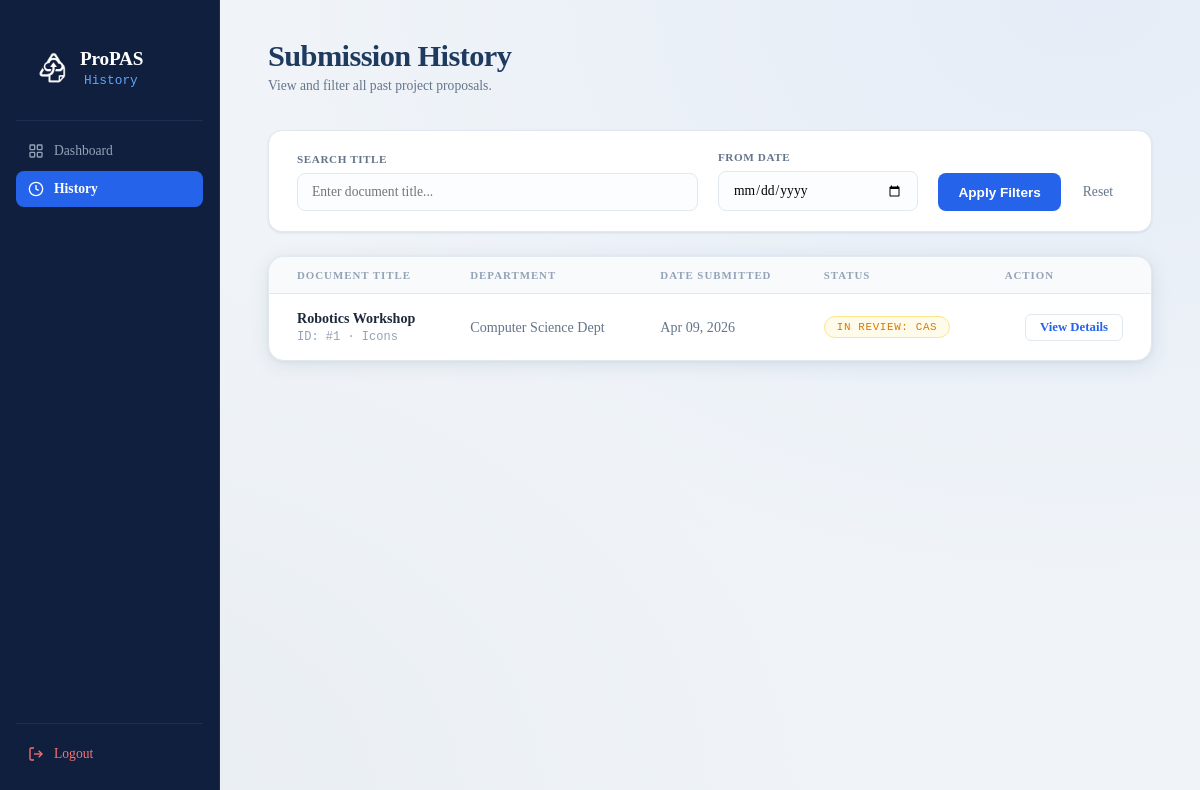
/submission-history (signed in), run on the app's committed database.
### models.py (models this page shows)
class Proposal(db.Model):
    __tablename__ = 'proposals'
    id = db.Column(db.Integer, primary_key=True)
    title = db.Column(db.String(200), nullable=False)
    status = db.Column(db.String(20), default='PENDING')
    version_number = db.Column(db.Integer, default=1)
    file_path = db.Column(db.String(300))
    proposal_data = db.Column(db.JSON)
    current_step_id = db.Column(db.Integer, db.ForeignKey('approval_steps.id'))
    creator_id = db.Column(db.Integer, db.ForeignKey('accounts.id'))
    created_at = db.Column(db.DateTime, default=datetime.utcnow)

### routes/proposal.py (the view)
@proposal_bp.route('/submission-history')
@login_required
def history():
    redirect_response = _require_org_account()
    if redirect_response:
        return redirect_response
    query = Proposal.query.filter_by(creator_id=current_user.id)
    search = request.args.get('search')
    if search:
        query = query.filter(Proposal.title.ilike(f'%{search}%'))
    date_from = request.args.get('date_from')
    if date_from:
        try:
            date_obj = datetime.strptime(date_from, '%Y-%m-%d')
            query = query.filter(Proposal.created_at >= date_obj)
        except ValueError:
            pass
    proposals = query.order_by(Proposal.created_at.desc()).all()
    return render_template('submission_history.html', proposals=proposals, is_office=False)

### app.py (called while the page is built)
@login_manager.user_loader
def load_user(user_id):
    from models import User
    return db.session.get(User, int(user_id))

### routes/proposal.py (called while the page is built)
def _require_org_account():
    if current_user.account_type == 'Admin':
        return redirect(url_for('admin.dashboard'))
    if current_user.account_type == 'Office':
        return redirect(url_for('office.review'))
    if current_user.account_type != 'Org':
        abort(403)
    return None

### templates/submission_history.html (shortened to what this page needs)
<!DOCTYPE html>
<html lang="en">
<head>
  <link rel="stylesheet" href="{{ url_for('static', filename='css/org_home.css') }}" />
  <link rel="stylesheet" href="{{ url_for('static', filename='css/submission_history.css') }}" />
</head>
<body>
<div class="layout">
  <aside class="sidebar">
    <div class="sidebar-logo">
      <div class="header-seal">
          <img src="{{ url_for('static', filename='images/Icon.png') }}" alt="ProPAS Logo" class="header-logo-img">
      </div>
      <div>
        <span class="logo-text">ProPAS</span>
        <span class="logo-sub">History</span>
      </div>
    </div>
    <div class="sidebar-divider"></div>
    <nav class="sidebar-nav">
      {% if current_user.account_type == 'Office' %}
        <a href="{{ url_for('office.review') }}" class="nav-item">
      {% else %}
        <a href="{{ url_for('proposal.org_home') }}" class="nav-item">
      {% endif %}
        <svg viewBox="0 0 24 24" fill="none" stroke="currentColor" stroke-width="2" width="18" height="18"><rect x="3" y="3" width="7" height="7" rx="1"/><rect x="14" y="3" width="7" height="7" rx="1"/><rect x="3" y="14" width="7" height="7" rx="1"/><rect x="14" y="14" width="7" height="7" rx="1"/></svg>
        Dashboard
      </a>
      <a href="{{ url_for('office.master_history') if current_user.account_type == 'Office' else url_for('proposal.history') }}" class="nav-item active">
        <svg viewBox="0 0 24 24" fill="none" stroke="currentColor" stroke-width="2" width="18" height="18"><circle cx="12" cy="12" r="10"/><polyline points="12 6 12 12 16 14"/></svg>
        History
      </a>
    </nav>
    <div class="sidebar-divider"></div>
    <a href="{{ url_for('auth.logout') }}" class="nav-item nav-item--danger">
      <svg viewBox="0 0 24 24" fill="none" stroke="currentColor" stroke-width="2" width="18" height="18"><path d="M9 21H5a2 2 0 0 1-2-2V5a2 2 0 0 1 2-2h4"/><polyline points="16 17 21 12 16 7"/><line x1="21" y1="12" x2="9" y2="12"/></svg>
      Logout
    </a>
  </aside>
  <main class="main">
    <div class="topbar">
      <div>
        <h1 class="topbar-title">Submission History</h1>
        <p class="topbar-sub">View and filter all past project proposals.</p>
      </div>
    </div>
    <div class="filter-card">
      <form method="GET" action="{{ url_for('office.master_history') if current_user.account_type == 'Office' else url_for('proposal.history') }}" class="filter-form">
        <div class="filter-group search">
          <label for="search">Search Title</label>
          <input type="text" id="search" name="search" placeholder="Enter document title..." value="{{ request.args.get('search', '') }}">
        </div>
        <div class="filter-group">
          <label for="date_from">From Date</label>
          <input type="date" id="date_from" name="date_from" value="{{ request.args.get('date_from', '') }}">
        </div>
        <div class="filter-actions">
          <button type="submit" class="btn-filter">Apply Filters</button>
          <a href="{{ url_for('office.master_history') if current_user.account_type == 'Office' else url_for('proposal.history') }}" class="btn-reset">Reset</a>
        </div>
      </form>
    </div>
    <div class="table-card">
      <div class="table-wrap">
        <table class="table">
          <thead>
            <tr>
              <th>Document Title</th>
              <th>Department</th>
              <th>Date Submitted</th>
              <th>Status</th>
              <th class="text-right">Action</th>
            </tr>
          </thead>
          <tbody>
          {% for prop in proposals %}
          <tr>
            <td data-label="Document Title">
              <div class="doc-title">{{ prop.title }}</div>
              <div class="doc-meta">ID: #{{ prop.id }} · {{ prop.proposal_data.get('sponsor', 'N/A') }}</div>
            </td>
            <td class="td-muted" data-label="Department">
                {% if current_user.account_type == 'Office' %}
                  {{ department_map.get(prop.creator.username|lower, prop.creator.username) }}
                {% else %}
                  {% if prop.creator.username|lower == 'icons' %}Computer Science Dept
                  {% elif prop.creator.username|lower == 'hibe' %}Biology Dept
                  {% elif prop.creator.username|lower == 'psych' %}Psychology Dept
                  {% elif prop.creator.username|lower == 'kwago' %}Political Science Dept
                  {% elif prop.creator.username|lower == 'aces' %}Communication and English Studies
                  {% elif prop.creator.username|lower == 'casso' %}CAS
                  {% else %}{{ prop.creator.username }}
                  {% endif %}
                {% endif %}
            </td>
            <td class="td-muted" data-label="Date Submitted">{{ prop.created_at.strftime('%b %d, %Y') if prop.created_at else 'N/A' }}</td>
            <td data-label="Status">
              {% if prop.status == 'APPROVED' %}
                <span class="status-badge status-badge--approved" style="background: #ecfdf5; color: #059669;">Fully Approved</span>
              {% elif prop.status == 'REJECTED' %}
                <span class="status-badge status-badge--rejected" style="background: #fef2f2; color: #dc2626;">Returned</span>
              {% else %}
                <span class="status-badge status-badge--pending" style="background: #fffbeb; color: #d97706;">
                    In Review:
                    {% if prop.current_step_id == 1 %}CAS
                    {% elif prop.current_step_id == 2 %}OSA
                    {% elif prop.current_step_id == 3 %}FINANCE
                    {% elif prop.current_step_id == 4 %}VPAA
                    {% elif prop.current_step_id == 5 %}VP EXECUTIVE
                    {% elif prop.current_step_id == 6 %}PRESIDENT
                    {% else %}Processing
                    {% endif %}
                </span>
              {% endif %}
            </td>
            <td class="text-right" data-label="Action">
              <div style="display: flex; gap: 8px; justify-content: flex-end;">
                {% if prop.status == 'REJECTED' and current_user.account_type == 'Org' %}
                  <a href="{{ url_for('proposal.create', edit_id=prop.id) }}" class="btn-view" style="color: #dc2626; border-color: #dc2626;">Fix & Resubmit</a>
                {% else %}
                  {% if current_user.account_type == 'Office' %}
                  <a href="{{ url_for('office.proposal_details', proposal_id=prop.id) }}" class="btn-view">View Details</a>
                  {% else %}
                  <button class="btn-view">View Details</button>
                  {% endif %}
                {% endif %}
              </div>
            </td>
          </tr>
          {% else %}
          <tr>
              <td colspan="5" style="text-align:center; padding: 40px; color: #94a3b8;">No submission history found.</td>
          </tr>
          {% endfor %}
          </tbody>
        </table>
      </div>
    </div>
  </main>
</div>
</body>
</html>

### static/css/submission_history.css (style rules this page uses)
.filter-card { background: var(--paper); border: 1px solid var(--border); border-radius: 14px; padding: 20px 28px; margin-bottom: 24px; box-shadow: var(--shadow-sm); }
.filter-form { display: flex; align-items: flex-end; gap: 20px; flex-wrap: wrap; }
.filter-group { display: flex; flex-direction: column; gap: 8px; flex: 1; min-width: 150px; }
.filter-group.search { flex: 2; }
.filter-group label { font-size: 0.7rem; font-weight: 700; text-transform: uppercase; color: var(--ink-muted); letter-spacing: 0.05em; }
.filter-group input, .filter-group select { padding: 10px 14px; border: 1px solid var(--border); border-radius: 8px; font-family: 'Source Serif 4', serif; font-size: 0.85rem; background: #fcfdfe; }
.filter-actions { display: flex; gap: 12px; }
.btn-filter { background: var(--navy-mid); color: white; border: none; padding: 11px 20px; border-radius: 8px; font-weight: 600; font-size: 0.85rem; cursor: pointer; transition: background 0.2s; }
.btn-reset { text-decoration: none; font-size: 0.85rem; color: var(--ink-muted); padding: 11px 10px; }

### data on the page
Proposal: title "Robotics Workshop", id "1", proposal_data.get "Icons", created_at "Apr 09, 2026", shows "IN REVIEW:", status "CAS"
